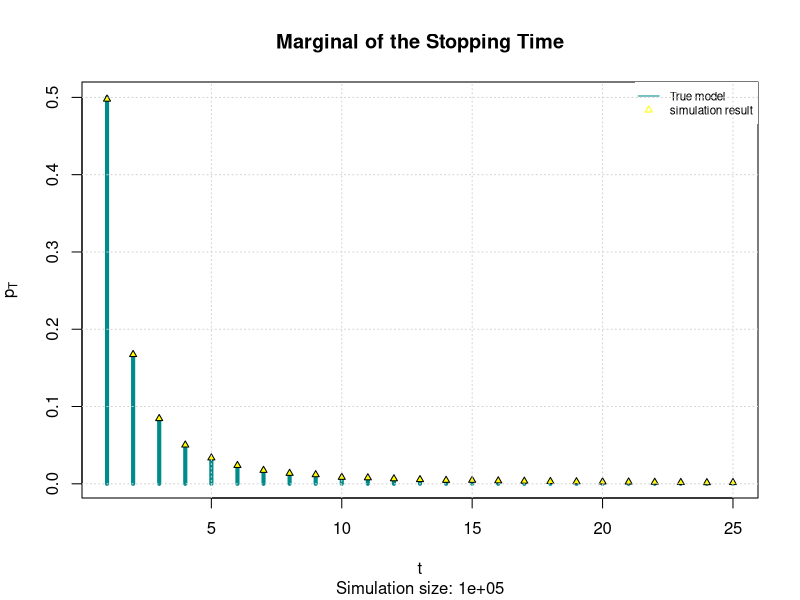
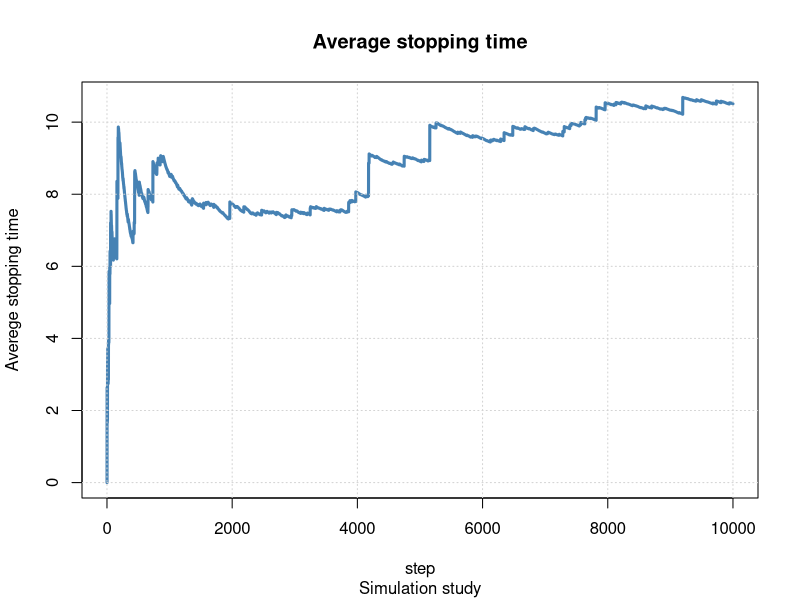
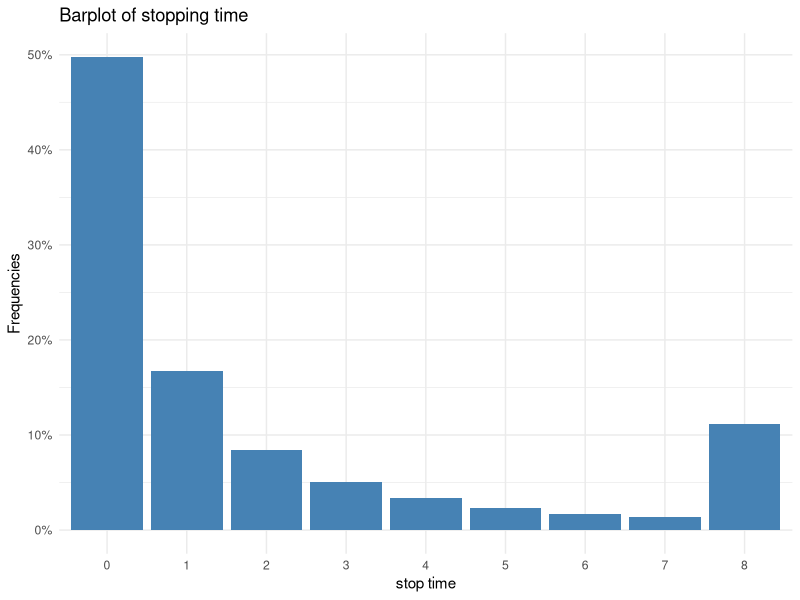
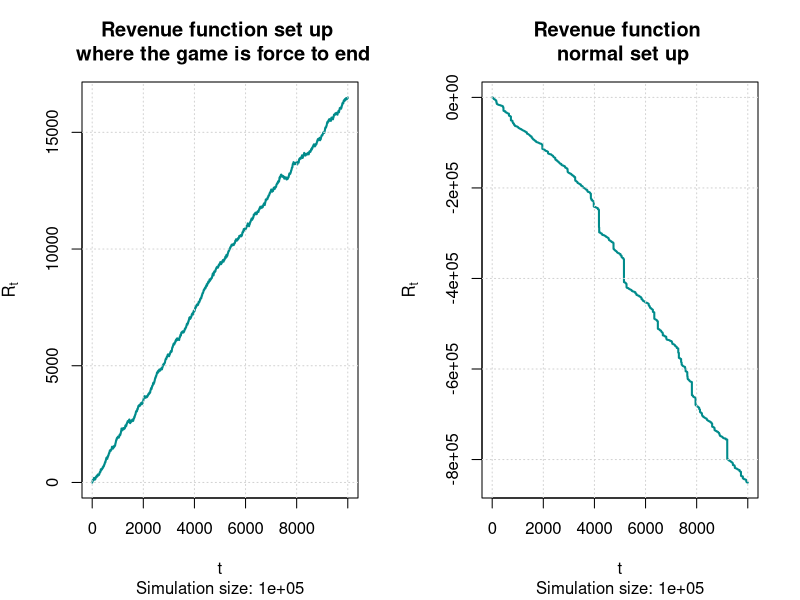

Write R code to recreate these figures, in order.
## ---- chunk 1
knitr::opts_chunk$set(echo = TRUE)
## ---- chunk 2
Sim <- c(100, 1000, 10000, 100000, 1000000, 10000000)  # vector of the size 
fin <- c()              # inizialize the the vector of the result
for (s in Sim){
  beg <- Sys.time()     # starting time
  stop_simulations <-  rgeom(n = s, prob = runif(n = s))   # run the simulation
  fin <- c(fin , Sys.time() - beg)}   # ending time

tab_time <- data.frame (Simulation_size  = c("100", "1000", "10000", "100000", "1000000", "10000000") , Computational_time = fin )   # creating the dataframe of the results
tab_time
paste("The median speed over M is : " , median(fin))

## ---- chunk 3
M <-  100000               # simulation size
beg <- Sys.time()         # start time
stop_simulation <-rgeom(n = M, prob = runif(n = M))     #runninng the simulation 
fin <- Sys.time() - beg   # end time
p_hat <- proportions( table( stop_simulation ))

## ---- chunk 4
pT <- function(t)  1/(t*(t+1))  
t_seq <- 1:25      #Plot it zooming between t = 1 and t = 25
## ---- chunk 5

{plot(t_seq, pT(t_seq), 
     type = "h",
     lwd = 4,
     col = "cyan4",
     ylab = expression(p[T]),
     xlab = "t",
     main = "Marginal of the Stopping Time",
     sub = paste("Simulation size:", M))

points(t_seq, p_hat[t_seq], pch = 24, 
       col = "black", bg = "yellow", cex = .7 )

legend("topright", legend = c("True model" , "simulation result"),
       col = c("cyan4","yellow"),lty=c(1,NA),pch=c(NA,24), cex=0.7,
       box.lty=0)
grid()}
## ---- chunk 6
step_size = 10    #set a step size
ave_step  = seq(1, length(stop_simulation), step_size)  #start the sequence
ave_vec = rep(NA, length(ave_step))                     #pre-allocating the vector

# Compute the simulations averages
t <- 0
for (i in ave_step){
  t <- t + 1
  ave_vec[t] = mean( stop_simulation[1:i] )
}


## ---- chunk 7
{plot(ave_vec , main = "Average stopping time",
     xlab = "step", ylab = "Averege stopping time",
     sub = "Simulation study", col = "steelblue" , type = "l" , lwd =3)
grid()}
## ---- chunk 8
Sim <- c(100, 1000, 10000, 100000, 1000000, 10000000)  # vector of the size 
diff <- matrix(NA , 6 )       # inizialize the the vector of the result

for (s in Sim){
  stop_simulations <-  rgeom(n = s, prob = runif(n = s))   # run the simulation
  p_hat <- proportions(table(stop_simulations))
  i=1
  diff[i] <- pT(t_seq) - p_hat[t_seq]
  i <- i +1
}

## ---- chunk 9
L = 8    # max amount it can be won
stop_simulation_copy <- stop_simulation
stop_simulation_copy[stop_simulation_copy>7] <- L  # set all the observation greater than 7 to L
print(mean(stop_simulation_copy))
## ---- chunk 10
tab = proportions(table(stop_simulation_copy))
library(ggplot2)
# Create Data
data=data.frame(tab)
ggplot(data, aes(x=stop_simulation_copy, y=Freq,fill=stop_simulation_copy))+
  geom_bar(stat="identity") +
  theme_minimal() +
  geom_bar(stat="identity", fill="steelblue")+
  xlab("stop time") + ylab("Frequencies") +  guides(fill="none") +
  ggtitle("Barplot of stopping time" ) + 
  scale_y_continuous(labels=scales::percent)  

## ---- chunk 11
print(data$Freq[data$stop_simulation_copy == 8])
## ---- chunk 12
par(mfrow = c(1,2))
C <- 2 #cost i order to enter the game
costs <- rep(C , M)
revenue_f<- cumsum(costs - stop_simulation_copy)
i <- seq(from = 0 , to = length(revenue_f), by = step_size)
rev <- revenue_f[i]
{plot(rev,type = 'l',main = "Revenue function set up \n where the game is force to end",
     lwd = 2,
     col = "cyan4",
     ylab = expression(R[t]),
     xlab = "t",
     sub = paste("Simulation size:", M))
grid()}

revenue_f<- cumsum(costs - stop_simulation)
rev <- revenue_f[i]
{plot(rev,type = 'l',main = "Revenue function \n  normal set up ",
     lwd = 2,
     col = "cyan4",
     ylab = expression(R[t]),
     xlab = "t",
     sub = paste("Simulation size:", M))
grid() 
}





